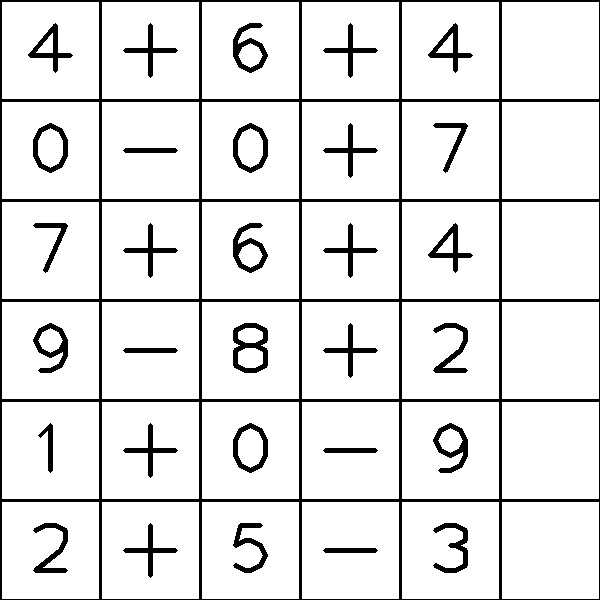
#> input picture Practice/task2/task2sets/task2_img_1.jpg, 600 x 600 px; its folder holds 4 pictures in this run
$ python task2-main.py 3   (Python 2 division)
#> lines starting #> are read from the running program, lines starting #| are printed output that depends on the picture; pictures that were not available may be replaced by others from this repository, and a replacement may not be noted
### Practice/task2/getCellVal.py
import cv2
import numpy as np
from matplotlib import pyplot as plt##optional
from imglib import *#optional
from motion import *#optional
# comment here
def detectCellVal(img_gray,grid_map):
	for i in range(0,2):
	  # print i
	  imgname='digits/'+str(i)+'.jpg'
	  template = cv2.imread(imgname)
	  temp_gray = cv2.cvtColor(template, cv2.COLOR_BGR2GRAY)
	  w, h = temp_gray.shape[::-1]
	  # print w,h
	  res = cv2.matchTemplate(img_gray,temp_gray,cv2.TM_CCOEFF_NORMED)
	  threshold = 0.400#change this to match
	  # if i==1:
	    # threshold=0.3500
	  loc = np.where( res >= threshold)
	  for pt in zip(*loc[::-1]):
	    # print pt
	    x,y=getcoor(pt[0]+w/2,pt[1]+h/2,m,n)
	    grid_map[y][x]=i;
	    cv2.rectangle(img_gray, pt, (pt[0] + w, pt[1] + h), (0,0,255), 2)
	  # cv2.imshow('num',img_gray)
	  # cv2.waitKey()
	# plus sign detection
	return grid_map

### Practice/task2/motion.py
import math
import serial
#ser=serial.Serial(4) #COM4, for windows
grid_line_x = 15
grid_line_y = 15
##########################
# returning grid coordinate from pixels coordinates
#
#
#
#
def getcoor(x,y,m,n):
        X=0
        Y=0
        for i in range(0, grid_line_x): ##drawing lines
                X=X+m
                Y=0
                for j in range(0, grid_line_y): ##drawing lines
                        Y=Y+n
                        # print X,Y,x,y
                        # print i,j
                        if x<=X and y<=Y:
                            return i,j
                            break
##########################
# converting grid coordinates into pixels
#
#
#
#
# [4 lines left out: function gridtopixel, not called in this run]
########################

### Practice/task2/task2-main.py
# -*- coding: utf-8 -*-
"""
**************************************************************************
*                  IMAGE PROCESSING (e-Yantra 2016)
*                  ================================
*  This software is intended to teach image processing concepts
*
*  MODULE: Task2
*  Filename: task2-main.py
*  Version: 1.0.0
*  Date: October 13, 2016
*
*  Author: Jayant Solanki, e-Yantra Project, Department of Computer Science
*  and Engineering, Indian Institute of Technology Bombay.
*
*  Software released under Creative Commons CC BY-NC-SA
*
*  For legal information refer to:
*        http://creativecommons.org/licenses/by-nc-sa/4.0/legalcode
*
*
*  This software is made available on an “AS IS WHERE IS BASIS”.
*  Licensee/end user indemnifies and will keep e-Yantra indemnified from
*  any and all claim(s) that emanate from the use of the Software or
*  breach of the terms of this agreement.
*
*  e-Yantra - An MHRD project under National Mission on Education using
*  ICT(NMEICT)
*
**************************************************************************
"""
import sys
import cv2
import numpy as np
import pickle
from getCellVal import *
from imglib import *
# To compile the file, on the console type
# python task2-main.py N
# where N is the total number of images to be read, 7 in your case
# At the end, show the resultant image and print the resultant grid_map in the console.
#=============================================================
#					Task2C begins
#User providing the number of images files to be tested
N_images=int(sys.argv[1])
grid_line_x = 15
grid_line_y = 15
m=700/(grid_line_x-1)
n=700/(grid_line_y-1)
route_length_result=[[0 for i in range(grid_line_y-1)] for j in range(N_images)]
route_path_result=[[]for k in range(N_images)]
grid_map_result = [ [ [0 for i in range(grid_line_y-1)] for j in range(grid_line_x-1) ] for k in range(N_images) ]
######################Test case verification######################
############Do not touch this part of the code####################
def testCases(grid_map_result, route_length_result):
	grid_map_solution = pickle.load( open( "grid_map_solution.p", "rb" ) )
	route_length_solution = pickle.load( open( "route_length_solution.p", "rb" ) )
	# route_path_solution = pickle.load( open( "route_path_solution.p", "rb" ) )
	grid_error=0
	route_length_error=0
	flag=0
	for l in range(0, N_images):
		print 'Testing task2_img_',l+1,'.jpg'
		for i in range(0, grid_line_y-1):
			if(grid_map_solution[l][i]==grid_map_result[l][i]):
				print "Row ",i+1,"is correct"
			else:
				print "Row ",i+1,"is wrong"
				flag=1
				grid_error=grid_error+1
		if(flag==0):
			print "Grid Cells for task2_img_",l+1,".jpg verified successfully, Testing for Route length"
			if(route_length_solution[l]==route_length_result[l]):
				print "Route length for task2_img_",l+1,".jpg is correct"
			else:
				print "Route_length for task2_img_",l+1,".jpg is incorrect"
				route_length_error=route_length_error+1
		else:
			print "Grid cells' values are incorrectly identified, route length will not be verfied unless cells' values are correctly identified"
			flag=0
	print "======================================================================="
	print "Grid Cells verification completed with ",grid_error,"errors"
	print "Route length verification completed with ",route_length_error,"errors"
	if(route_length_error==0 and grid_error==0 and N_images>=7):
		print "Test passed successfully. \n You can upload your submissions now. Good Luck"
######################end of method###############################
for k in range(1,N_images+1):
	grid_map = [ [ 0 for i in range(grid_line_y-1) ] for j in range(grid_line_x-1) ]
	imgpath='task2sets/task2_img_'+str(k)+'.jpg'
	img_rgb = cv2.imread(imgpath)
#> img_rgb is the input picture: shape (600, 600, 3); min 0, max 255, mean 229
	img_gray = cv2.cvtColor(img_rgb, cv2.COLOR_BGR2GRAY)
	grid_map=detectCellVal(img_gray,grid_map)
#> in detectCellVal, `res = cv2.matchTemplate(img_gray,temp_gray,cv2.TM_CCOEFF_NORMED)`: res = [1]
#> in detectCellVal, `loc = np.where( res >= threshold)`: loc = ([0], [0])
#> the loop in detectCellVal, `for pt in zip(*loc[::-1]):` made 1 pass
#> (x, y) on pass 1: (5, 5)
#> after the loop in detectCellVal, `for pt in zip(*loc[::-1]):`: img_gray: shape (600, 600); min 0, max 255, mean 229
#> after the loop in detectCellVal, `for pt in zip(*loc[::-1]):`: grid_map = 14 items
#> grid_map = 14 items
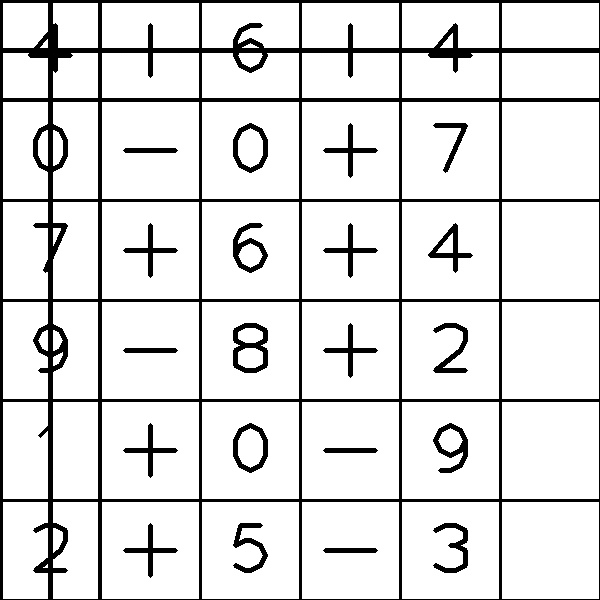
#> img_gray: shape (600, 600); min 0, max 255, mean 224.2
	temp_length=196
	temp_path=[]
	temp_frame=img_rgb
	route_length=0
	route_path=[]
	grid_map_result[k-1]=grid_map
	print grid_map
#> (printed output is left out)
	for i in range(0,14):#iterate trhugh each and every ones and find the shortest path
		if(grid_map[13][i]==1):
			start=GridPoint(13,i)
			# print "source",13,i
			# print grid_map[13][i]
		else:
			continue
		for j in range(0,14):
			if(grid_map[0][j]==1):
				stop=GridPoint(0,j)

				# print "destin",0,j
				# print grid_map[0][j]
				route_length,route_path,frame=solve(start,stop,img_rgb,grid_map)
				route_length=int(len(route_path))
				# print "route path ",route_length
				if(int(route_length)<int(temp_length) and int(route_length)!=0):
					temp_length=int(route_length)
					# print "temp length ",temp_length
					temp_path=route_path
					# temp_frame=frame
			else:
				continue
#> after the loop, temp_length = 196; temp_path = []
	# start=GridPoint(13,0)#Source
	# stop=GridPoint(0,9)#destination
	# length,route,frame=solve(start,stop,img_rgb,grid_map)
	if(temp_length==196):
		print "No path found"
		route_length_result[k-1]=0
		route_path_result[k-1]=[]
		cv2.imshow('task2_img_'+str(k),temp_frame)
		cv2.imwrite('outputs/task2_img_'+str(k)+'.jpg',temp_frame)
	else:
		route_length_result[k-1]=int(temp_length)-1
		route_path_result[k-1]=temp_path
		print " route length", int(temp_length)-1
		print " route path", temp_path
		for i in range(1,temp_length):
			cv2.line(temp_frame,(temp_path[i-1].y*n+(n/2),temp_path[i-1].x*m+(m/2)),(temp_path[i].y*n+(n/2),temp_path[i].x*m+(m/2)),(255,100,0), 3)
		cv2.imshow('task2_img_'+str(k),temp_frame)
		cv2.imwrite('outputs/task2_img_'+str(k)+'.jpg',temp_frame)
	# grid_map=solveGrid(grid_map)
	# print "resultant grid ",grid_map
	#drawing on the image

	cv2.waitKey()#press escape to continue
#> pass 2 of the loop `for k in range(1,N_images+1):`:
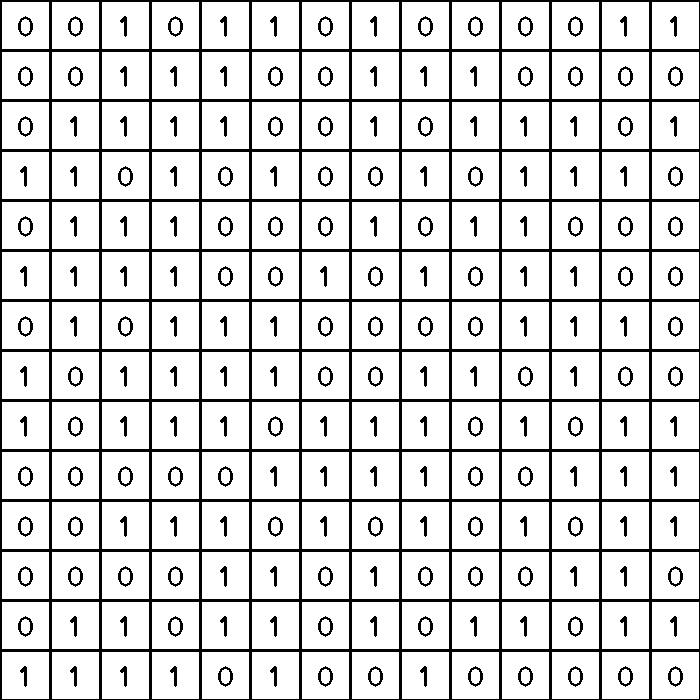
#> input picture Practice/task2/task2sets/task2_img_10.jpg, 700 x 700 px, given in place of task2_img_2.jpg, which was not available
#> img_rgb is the input picture: shape (700, 700, 3); min 0, max 255, mean 215.6
#> in detectCellVal (call 2), `res = cv2.matchTemplate(img_gray,temp_gray,cv2.TM_CCOEFF_NORMED)`:
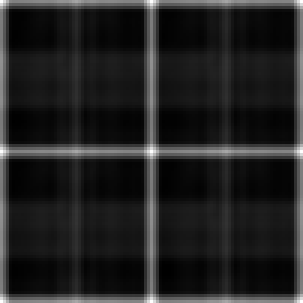
#> res: shape (101, 101) float32 (shown 3 times larger); min -0.0737, max 0.517, mean 0.00518; drawn with min black and max white
#> after the loop in detectCellVal (call 2), `for pt in zip(*loc[::-1]):`:
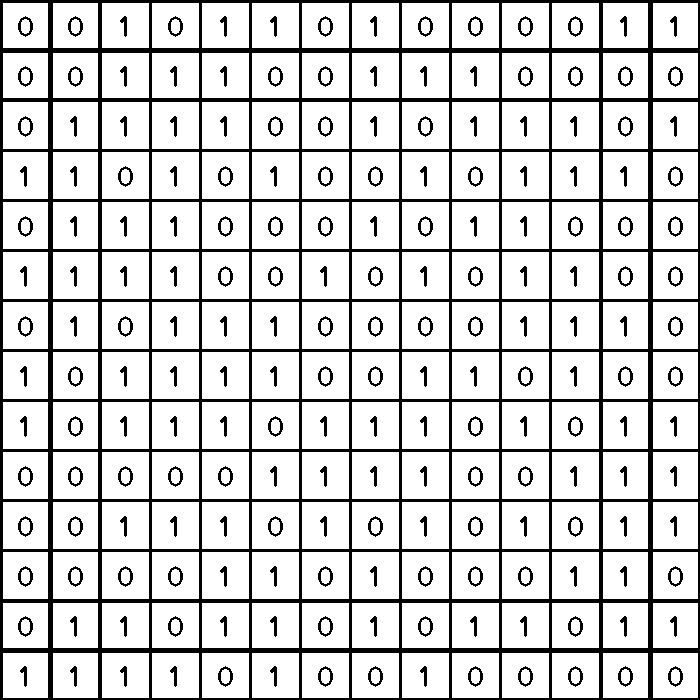
#> img_gray: shape (700, 700); min 0, max 255, mean 210.1
#> (the run stopped early here; a loop or call above may not have finished)
